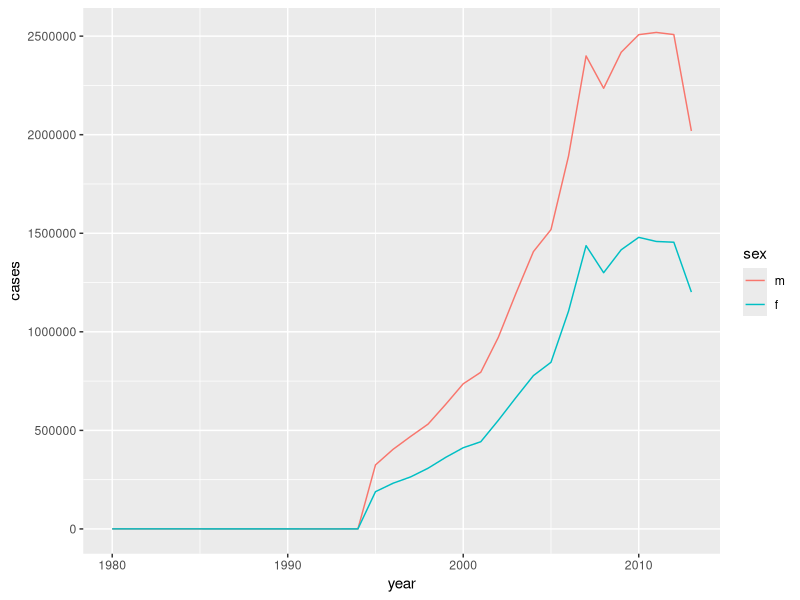

R code for this plot:
## ---- chunk 1
# loading libraries
library(tidyverse)

# modifying chart size
options(repr.plot.width=5, repr.plot.height=3)
## ---- chunk 2
people <- tribble(
  ~name,             ~key,    ~value,
  #-----------------|--------|------
  "Phillip Woods",   "age",       45,
  "Phillip Woods",   "height",   186,
  "Phillip Woods",   "age",       50,
  "Jessica Cordero", "age",       37,
  "Jessica Cordero", "height",   156
)
people
## ---- chunk 3
people <- tribble(
  ~name,             ~key,    ~value, ~obs,
  #-----------------|--------|------|------
  "Phillip Woods",   "age",       45, 1,
  "Phillip Woods",   "height",   186, 1,
  "Phillip Woods",   "age",       50, 2,
  "Jessica Cordero", "age",       37, 1,
  "Jessica Cordero", "height",   156, 1
)
spread(people, key, value)
## ---- chunk 4
preg <- tribble(
  ~pregnant, ~male, ~female,
  "yes",     NA,    10,
  "no",      20,    12
)
## ---- chunk 5
preg <- tribble(
  ~pregnant, ~male, ~female,
  "yes",     NA,    10,
  "no",      20,    12
)

preg %>%
  gather(male, female, key = "sex", value = "count")
## ---- chunk 6
preg %>%
  gather(male, female, key = "sex", value = "count", na.rm = TRUE)
## ---- chunk 7
who
## ---- chunk 8
who1 <- who %>% 
  gather(new_sp_m014:newrel_f65, key = "key", value = "cases", na.rm = TRUE)
who1
## ---- chunk 9
who1 %>% 
  count(key)
## ---- chunk 10
who2 <- who1 %>% 
  mutate(key = stringr::str_replace(key, "newrel", "new_rel"))
who2
## ---- chunk 11
who3 <- who2 %>% 
  separate(key, c("new", "type", "sexage"), sep = "_")
who3
## ---- chunk 12
who3 %>% 
  count(new)

who4 <- who3 %>% 
  select(-new, -iso2, -iso3)
## ---- chunk 13
who5 <- who4 %>% 
  separate(sexage, c("sex", "age"), sep = 1)
who5
## ---- chunk 14
who %>%
  gather(key, value, new_sp_m014:newrel_f65, na.rm = TRUE) %>% 
  mutate(key = stringr::str_replace(key, "newrel", "new_rel")) %>%
  separate(key, c("new", "var", "sexage")) %>% 
  select(-new, -iso2, -iso3) %>% 
  separate(sexage, c("sex", "age"), sep = 1)
## ---- chunk 15
who3a <- who1 %>%
  separate(key, c("new", "type", "sexage"), sep = "_")
who3a
## ---- chunk 16
filter(who3a, new == "newrel")
## ---- chunk 17
select(who3, country, iso2, iso3) %>%
  distinct() %>%
  group_by(country) %>%
  filter(n() > 1)
## ---- chunk 18
who5 %>%
  group_by(year, sex) %>%
  summarise(cases = sum(cases)) %>% 
  mutate(sex = factor(sex, levels = c("m", "f"))) %>% 
  arrange(year) %>% 
  ggplot() +
  geom_line(aes(x=year, y=cases, color = sex))
